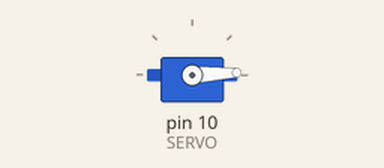
This sketch was run on a simulated Arduino Uno, built with avr-gcc and run on an emulated ATmega328P. Parts: servo.

Above: at 0.05 s.
At 1.3 s:
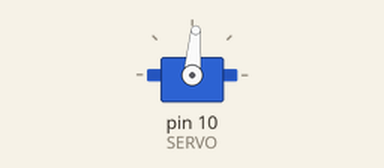
At 2.6 s:
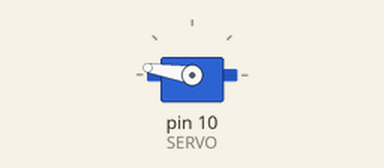
At 5.2 s:
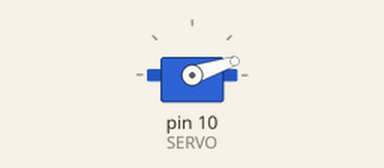
Timing chart, 0 to 7.1 s (numbered marks = the images above):
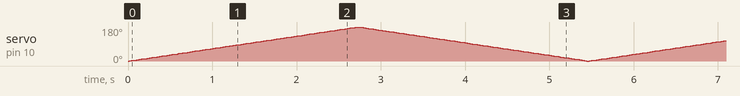

The sketch:

SimpleServo.ino
```cpp
#include <Servo.h>

#define SERVO 10

Servo servo;

void setup() {
  servo.attach(SERVO);
}

int pos = 0;

void loop() {

  for(pos=0; pos <= 180; pos++){
    servo.write(pos);
    delay(15);
  }

  for(pos=180; pos >= 0; pos--){
    servo.write(pos);
    delay(15);
  }

}
```
